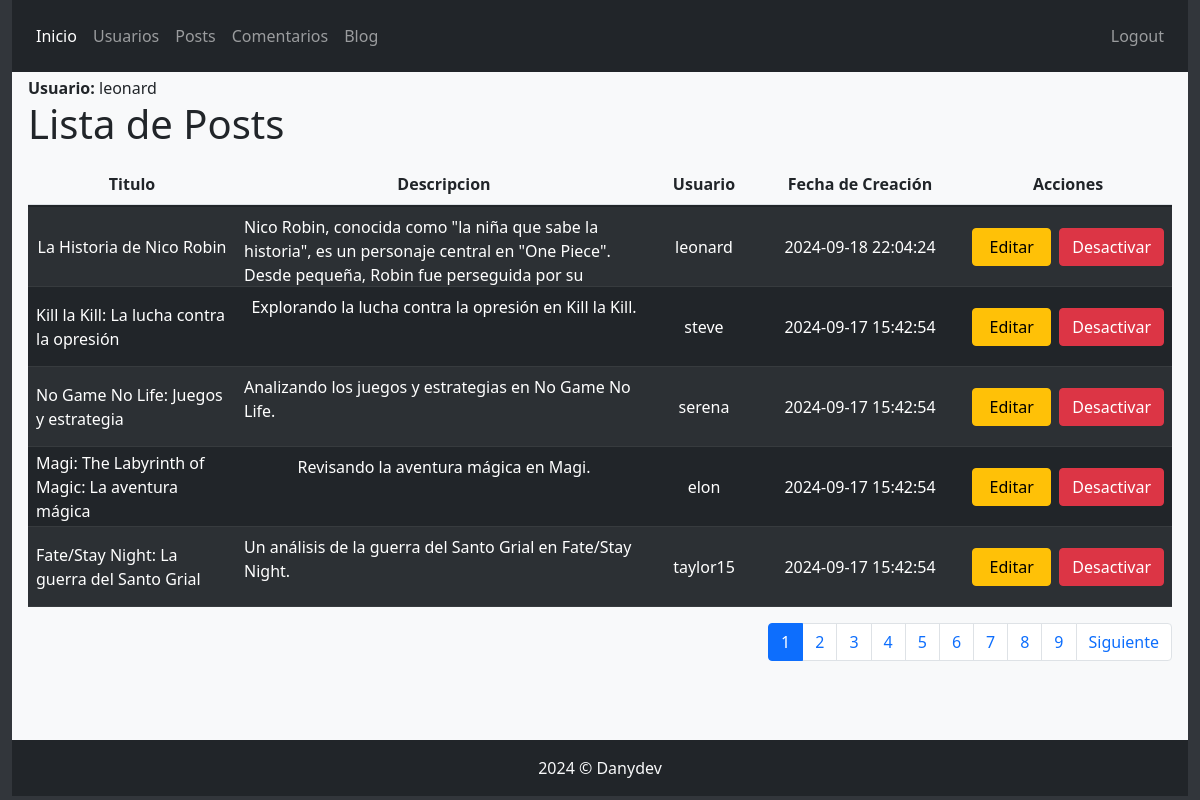
/posts/list-posts (signed in), run on the app's committed database.
### tables this page shows
CREATE TABLE `posts` (
  `id` int(11) NOT NULL,
  `title` varchar(255) NOT NULL,
  `content` text NOT NULL,
  `user_id` int(11) DEFAULT NULL,
  `created_at` timestamp NOT NULL DEFAULT current_timestamp(),
  `updated_at` timestamp NOT NULL DEFAULT current_timestamp() ON UPDATE current_timestamp(),
  `is_deleted` tinyint(1) NOT NULL DEFAULT 0
);

CREATE TABLE `users` (
  `id` int(11) NOT NULL,
  `username` varchar(50) NOT NULL,
  `password_hash` varchar(255) NOT NULL,
  `created_at` timestamp NOT NULL DEFAULT current_timestamp(),
  `is_deleted` tinyint(1) NOT NULL DEFAULT 0
);

### views/posts/list-posts.php (the view, shortened to what this page needs)
<?php require_once './views/partials/header.php'; ?>
<?php
$registros_por_pagina = 5;
$pagina_actual = isset($_GET['pagina']) ? (int)$_GET['pagina'] : 1;
$offset = ($pagina_actual - 1) * $registros_por_pagina;
$total_stm = $pdo->prepare("SELECT COUNT(*) FROM posts");
$total_stm->execute();
$total_registros = $total_stm->fetchColumn();
$total_paginas = ceil($total_registros / $registros_por_pagina);
$stm = $pdo->prepare(
    "SELECT p.id, p.title, p.content,u.username,p.created_at,p.is_deleted FROM posts p
     inner join users u on p.user_id = u.id
     ORDER BY p.id DESC
     LIMIT :offset, :limit"
);
$stm->bindValue(':offset', $offset, PDO::PARAM_INT);
$stm->bindValue(':limit', $registros_por_pagina, PDO::PARAM_INT);
$stm->execute();
$resultado = $stm->fetchAll(PDO::FETCH_ASSOC);
?>
<div class="container-fluid h-100 w-100 d-flex flex-column bg-light p-3">
    <span< /p><b>Usuario: </b><?php echo htmlspecialchars($_SESSION['username']); ?></span>
        <h1 class="m-0">Lista de Posts</h1>
        <table class="table table-striped mt-3">
            <thead>
                <tr class="grid__table_th">
                    <th>Titulo</th>
                    <th>Descripcion</th>
                    <th>Usuario</th>
                    <th>Fecha de Creación</th>
                    <th>Acciones</th>
                </tr>
            </thead>
            <tbody>
                <?php foreach ($resultado as $usuario): ?>
                    <tr class="grid__table_tr <?php echo ($usuario['is_deleted'] == 0) ? 'table-dark' : 'table-light'; ?>">
                        <td><?php echo htmlspecialchars($usuario['title']); ?></td>
                        <td class="content__table"><?php echo htmlspecialchars($usuario['content']); ?></td>
                        <td><?php echo htmlspecialchars($usuario['username']); ?></td>
                        <td><?php echo htmlspecialchars($usuario['created_at']); ?></td>
                        <td class="actions">
                            <a href="update-posts?id=<?php echo htmlspecialchars($usuario['id']); ?>" class="btn btn-warning w-100">Editar</a>
                            <?php if ($usuario['is_deleted'] == 0): ?>
                                <a href="deactivate-posts?id=<?php echo htmlspecialchars($usuario['id']); ?>" class="btn btn-danger w-100">Desactivar</a>
                            <?php else: ?>
                                <a href="active-posts?id=<?php echo htmlspecialchars($usuario['id']); ?>" class="btn btn-dark w-100">Activar</a>
                            <?php endif; ?>
                        </td>
                    </tr>
                <?php endforeach; ?>
            </tbody>
        </table>
        <nav class="w-100 d-flex justify-content-end">
            <ul class="pagination">
                <?php for ($i = 1; $i <= $total_paginas; $i++): ?>
                    <li class="page-item <?php echo ($i == $pagina_actual) ? 'active' : ''; ?>">
                        <a class="page-link" href="?pagina=<?php echo $i; ?>"><?php echo $i; ?></a>
                    </li>
                <?php endfor; ?>
                <?php if ($pagina_actual < $total_paginas): ?>
                    <li class="page-item">
                        <a class="page-link" href="?pagina=<?php echo $pagina_actual + 1; ?>">Siguiente</a>
                    </li>
                <?php endif; ?>
            </ul>
        </nav>
</div>
<?php require_once 'views/partials/footer.php'; ?>

### css/global.css (style rules this page uses)
* { margin: 0; padding: 0; box-sizing: border-box; }
html { scroll-behavior: smooth; }
body { background-color: #32363b; display: grid; grid-template-rows: 60px auto 60px; min-height: 100vh; max-width: 1280px; }
.grid__table_th { display: grid; grid-template-columns: 1fr 2fr 0.5fr 1fr 1fr; text-align: center; }
.grid__table_tr { display: grid; grid-template-columns: 1fr 2fr 0.5fr 1fr 1fr; grid-template-rows: 80px; }
.grid__table_tr td, .grid__table_tr tr { display: flex; align-items: center; justify-content: center; }
.grid__table_tr .content__table { overflow-y: auto; text-overflow: ellipsis; justify-content: center; }
.actions { display: grid; grid-template-columns: repeat(2, 1fr); gap: 0.5rem; justify-content: center; }
td.content__table { display: flex; align-items: start; }

### data on the page
posts: title "La Historia de Nico Robin", content "Nico Robin, conocida como \"la niña que sabe la historia\", es un personaje central en \"One Piece\". Desde pequeña, Robin fue perseguida por su…", user.username "leonard", created_at "2024-09-18 22:04:24"
posts: title "Kill la Kill: La lucha contra la opresión", content "Explorando la lucha contra la opresión en Kill la Kill.", user.username "steve", created_at "2024-09-17 15:42:54"
posts: title "No Game No Life: Juegos y estrategia", content "Analizando los juegos y estrategias en No Game No Life.", user.username "serena", created_at "2024-09-17 15:42:54"
posts: title "Magi: The Labyrinth of Magic: La aventura mágica", content "Revisando la aventura mágica en Magi.", user.username "elon", created_at "2024-09-17 15:42:54"
posts: title "Fate/Stay Night: La guerra del Santo Grial", content "Un análisis de la guerra del Santo Grial en Fate/Stay Night.", user.username "taylor15", created_at "2024-09-17 15:42:54"

### other printed values
$_SESSION['username'] "leonard"
